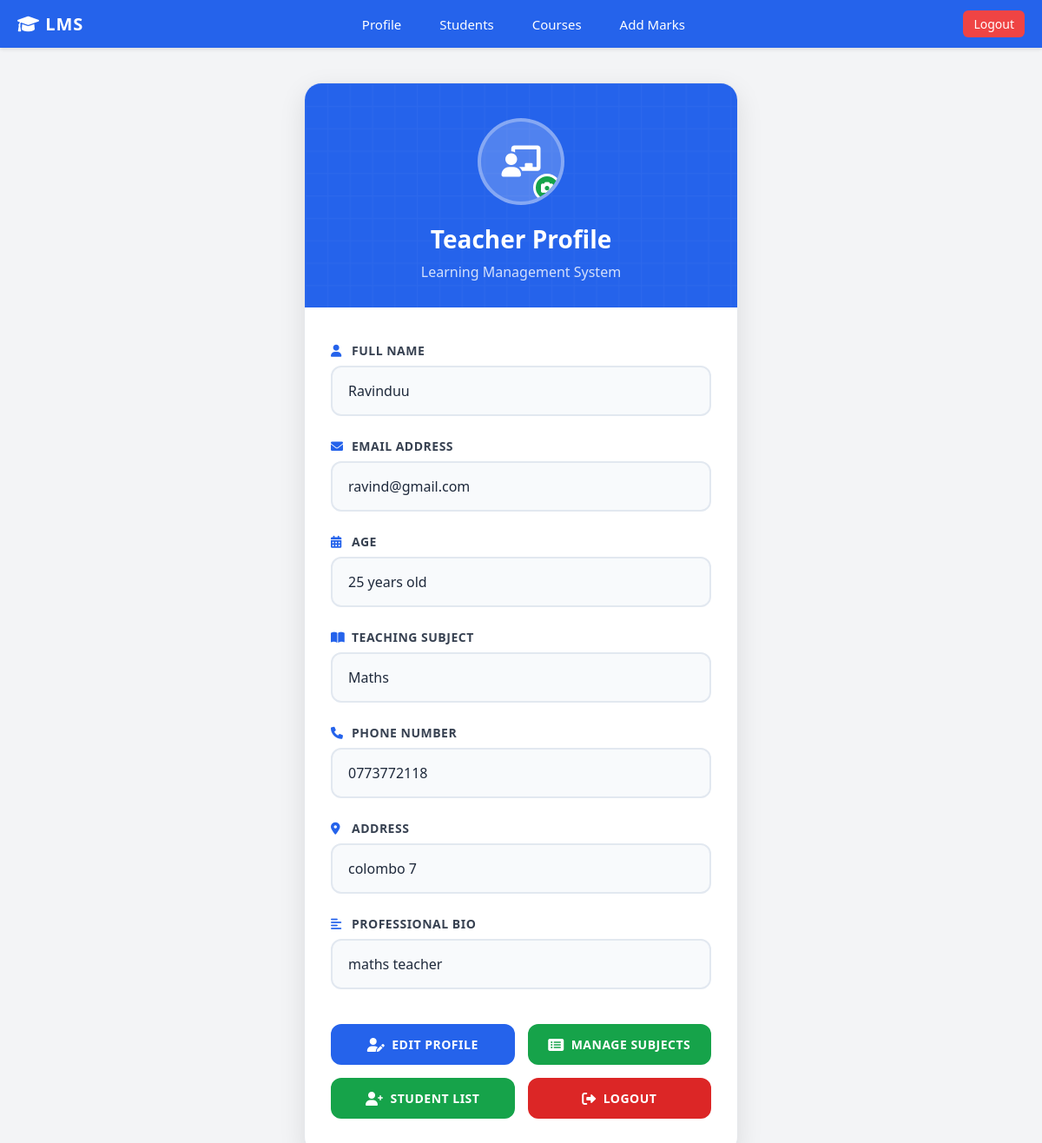
The page /teacher_management/teachers_profile.php (signed in) on the database its author committed.
### tables this page shows
CREATE TABLE `teachers` (
  `id` int NOT NULL AUTO_INCREMENT,
  `name` varchar(100) DEFAULT NULL,
  `age` int DEFAULT NULL,
  `subject` varchar(100) DEFAULT NULL,
  `email` varchar(100) DEFAULT NULL,
  `password` varchar(255) DEFAULT NULL,
  `profile_picture` varchar(255) DEFAULT NULL,
  `phone` varchar(15) DEFAULT NULL,
  `address` varchar(255) DEFAULT NULL,
  `bio` text,
  PRIMARY KEY (`id`),
  UNIQUE KEY `email` (`email`)
);

### teacher_management/teachers_profile.php (the view, shortened to what this page needs)
<?php
include_once '../config/dbConnection.php';
$id = $_SESSION['user_id'];
$stmt = $conn->prepare("SELECT * FROM teachers WHERE id = ?");
$stmt->bind_param("i", $id);
$stmt->execute();
$result = $stmt->get_result();
$user = $result->fetch_assoc();
?>
<!DOCTYPE html>
<html lang="en">
<head>
    <link href="https://cdnjs.cloudflare.com/ajax/libs/font-awesome/6.0.0/css/all.min.css" rel="stylesheet">
</head>
<body>
    <div class="navbar-container">
        <?php include('../navbar.php'); ?>
    <div class="content-container">
        <div class="profile-container">
            <div class="profile-header">
                <div class="profile-avatar" onclick="document.getElementById('avatarInput').click();">
                    <?php if (!empty($user['profile_picture'])): ?>
                        <img src="../Uploads/<?php echo htmlspecialchars($user['profile_picture']); ?>" alt="Profile Picture">
                    <?php else: ?>
                        <i class="fas fa-chalkboard-teacher"></i>
                    <?php endif; ?>
                    <div class="avatar-upload"><i class="fas fa-camera"></i></div>
                </div>
                <h1 class="profile-title">Teacher Profile</h1>
                <p class="profile-subtitle">Learning Management System</p>
            </div>
            <div class="profile-body">
                <div class="info-grid">
                    <div class="info-item">
                        <div class="info-label"><i class="fas fa-user"></i> Full Name</div>
                        <div class="info-value"><?php echo htmlspecialchars($user['name']); ?></div>
                    </div>
                    <div class="info-item">
                        <div class="info-label"><i class="fas fa-envelope"></i> Email Address</div>
                        <div class="info-value"><?php echo htmlspecialchars($user['email']); ?></div>
                    </div>
                    <div class="info-item">
                        <div class="info-label"><i class="fas fa-calendar-alt"></i> Age</div>
                        <div class="info-value"><?php echo $user['age']; ?> years old</div>
                    </div>
                    <div class="info-item">
                        <div class="info-label"><i class="fas fa-book-open"></i> Teaching Subject</div>
                        <div class="info-value"><?php echo htmlspecialchars($user['subject']); ?></div>
                    </div>
                    <div class="info-item">
                        <div class="info-label"><i class="fas fa-phone"></i> Phone Number</div>
                        <div class="info-value"><?php echo htmlspecialchars($user['phone'] ?? '-'); ?></div>
                    </div>
                    <div class="info-item">
                        <div class="info-label"><i class="fas fa-map-marker-alt"></i> Address</div>
                        <div class="info-value"><?php echo htmlspecialchars($user['address'] ?? '-'); ?></div>
                    </div>
                    <div class="info-item full-width">
                        <div class="info-label"><i class="fas fa-align-left"></i> Professional Bio</div>
                        <div class="info-value"><?php echo htmlspecialchars($user['bio'] ?? '-'); ?></div>
                    </div>
                </div>
                <div class="action-buttons">
                    <a href="../teacher_management/edit_teacher.php" class="btn btn-info"><i class="fas fa-user-edit"></i> Edit Profile</a>
                    <a href="../subject_management/subject_list.php" class="btn btn-primary"><i class="fas fa-list-alt"></i> Manage Subjects</a>
                    <a href="../student_management/student_list.php" class="btn btn-primary"><i class="fas fa-user-plus"></i> Student List</a>
                    <a href="../logout.php" class="btn btn-secondary"><i class="fas fa-sign-out-alt"></i> Logout</a>
                </div>
            </div>
        </div>
    </div>
</body>
</html>

### teacher_management/teachers_profile.php (style rules this page uses)
* { margin: 0; padding: 0; box-sizing: border-box; }
body { font-family: 'Segoe UI', Tahoma, Geneva, Verdana, sans-serif; background: #f3f4f6; min-height: 100vh; display: flex; flex-direction: column; align-items: center; }
.navbar-container { width: 100%; position: sticky; top: 0; z-index: 1000; background: #2563eb; box-shadow: 0 2px 4px rgba(0, 0, 0, 0.1); }
.content-container { display: flex; justify-content: center; padding: 20px; width: 100%; max-width: 1200px; margin-top: 20px; }
.profile-container { background: white; border-radius: 20px; box-shadow: 0 10px 30px rgba(0, 0, 0, 0.1); border: 1px solid #e5e7eb; overflow: hidden; max-width: 500px; width: 100%; position: relative; animation: fadeInUp 0.6s ease-out; }
.profile-header { background: #2563eb; padding: 40px 30px 30px; text-align: center; position: relative; }
.profile-header::before { content: ''; position: absolute; top: 0; left: 0; right: 0; bottom: 0; opacity: 0.3; }
.profile-avatar { width: 100px; height: 100px; background: rgba(255, 255, 255, 0.2); border-radius: 50%; display: flex; align-items: center; justify-content: center; margin: 0 auto 20px; position: relative; z-index: 1; border: 4px solid rgba(255, 255, 255, 0.3); overflow: hidden; cursor: pointer; transition: all 0.3s ease; }
.profile-avatar i { font-size: 36px; color: white; }
.avatar-upload { position: absolute; bottom: 0; right: 0; width: 32px; height: 32px; background: #16a34a; border-radius: 50%; display: flex; align-items: center; justify-content: center; cursor: pointer; border: 3px solid white; transition: all 0.3s ease; }
.avatar-upload i { font-size: 14px; color: white; }
.profile-title { color: white; font-size: 28px; font-weight: 600; margin-bottom: 8px; position: relative; z-index: 1; }
.profile-subtitle { color: rgba(255, 255, 255, 0.8); font-size: 16px; position: relative; z-index: 1; }
.profile-body { padding: 40px 30px; }
.info-grid { display: grid; gap: 25px; }
.info-item { position: relative; animation: slideInLeft 0.5s ease-out both; }
.info-item:nth-child(1) { animation-delay: 0.1s; }
.info-item:nth-child(2) { animation-delay: 0.2s; }
.info-item:nth-child(3) { animation-delay: 0.3s; }
.info-item:nth-child(4) { animation-delay: 0.4s; }
.info-label { display: flex; align-items: center; font-size: 14px; font-weight: 600; color: #374151; margin-bottom: 8px; text-transform: uppercase; letter-spacing: 0.5px; }
.info-label i { margin-right: 8px; width: 16px; color: #2563eb; }
.info-value { background: #f8fafc; border: 2px solid #e2e8f0; border-radius: 12px; padding: 16px 18px; font-size: 16px; color: #1e293b; font-weight: 500; transition: all 0.3s ease; position: relative; overflow: hidden; }
.action-buttons { display: grid; grid-template-columns: 1fr 1fr; gap: 15px; margin-top: 40px; }
.btn { display: flex; align-items: center; justify-content: center; padding: 14px 20px; border-radius: 12px; text-decoration: none; font-weight: 600; font-size: 14px; text-transform: uppercase; letter-spacing: 0.5px; transition: all 0.3s ease; position: relative; overflow: hidden; }
.btn i { margin-right: 8px; font-size: 16px; }
.btn-primary { background: #16a34a; color: white; }
.btn-secondary { background: #dc2626; color: white; }
.btn-info { background: #2563eb; color: white; }

### rows shown on the page
teachers: name "Ravinduu", email "ravind@gmail.com", age "25", subject "Maths", phone "0773772118", address "colombo 7", bio "maths teacher"
